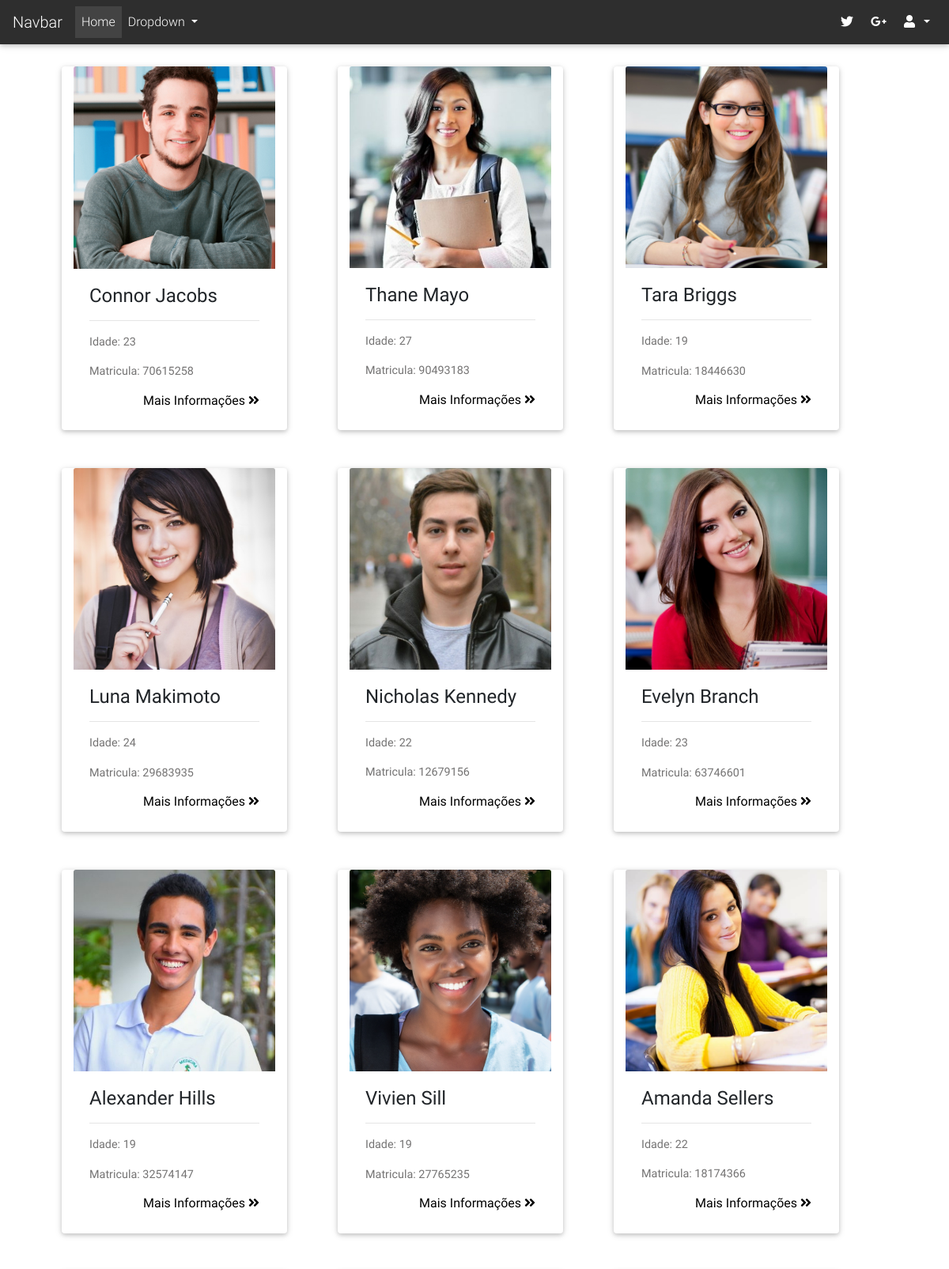
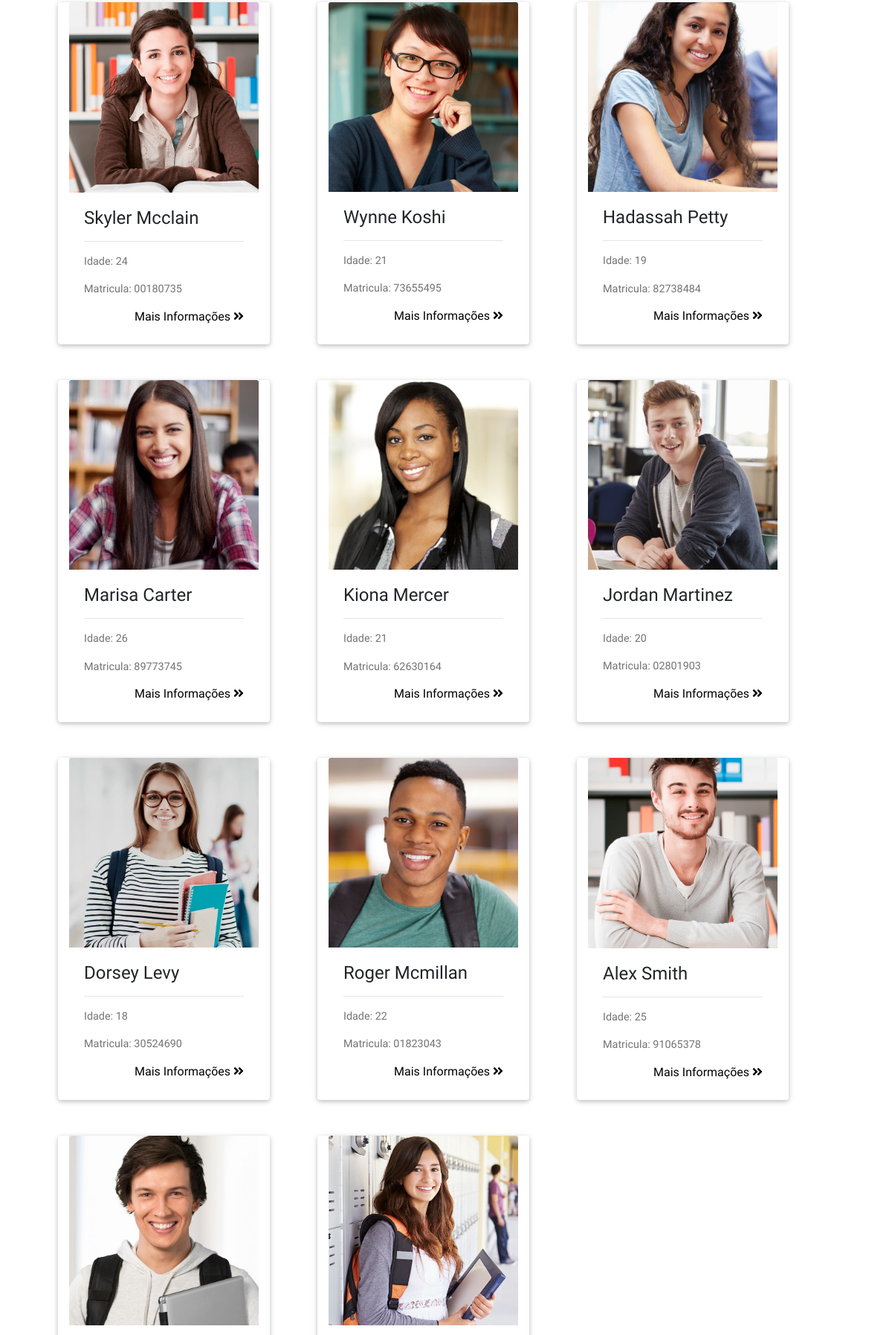
The page /alunos/alunos.php (upper part) on the database its author committed (2 pictures, top to bottom).
### tables this page shows
CREATE TABLE `alunos` (
  `id` mediumint(8) UNSIGNED NOT NULL,
  `nome` varchar(255) DEFAULT NULL,
  `idade` mediumint(9) DEFAULT NULL,
  `matricula` varchar(255) DEFAULT NULL
);

### alunos/libraries/Alunos.php (the view)
<?php
class Alunos{
 public $nome;
 public $idade;
 public $matricula;
 public $imagem;
function __construct($name, $idd, $matri, $image) {
  $this->nome = $name;
  $this->idade = $idd;
  $this->matricula = $matri;
  $this->imagem = $image;
  }
public function getHTML() {
    $html = '
<div class="card col-md-3 my-4 ml-5 mr-3 ">
  <div class="view overlay">
    <img class="card-img-top" src="img/'.$this->imagem.'.jpg" alt="Card image cap">
    <a>
      <div class="mask rgba-white-slight"></div>
    </a>
   </div>
        <div class="card-body">
        <h4 class="card-title"><a>'.$this->nome.'</a></h4>
        <hr>
        <p class="card-text">Idade: '.$this->idade.'</p>
        <p class="card-text">Matricula: '.$this->matricula.'</p>
        <a href="#!" class="black-text d-flex justify-content-end"><h6>Mais Informações <i class="fas fa-angle-double-right"></i>           </h6></a>
        </div>
</div>';
 return $html;
}
}

### alunos/alunos.php (shortened to what this page needs)
<?php
include APPPATH.'../views/header.php';
include APPPATH.'../views/navbar.php';
include 'libraries/Alunos.php';
$seleciona = "SELECT * FROM alunos";
$conbd = new mysqli('localhost','root','','base_dados_loo');
$rs = $conbd->query($seleciona);
$html = '';
while($alunos = $rs->fetch_assoc()) {
    $nome = $alunos['nome'];
    $idade = $alunos['idade'];
    $matricula = $alunos['matricula'];
    $image = $alunos['id'];
    $aluno = new Alunos($nome, $idade,$matricula,$image);
    $html .= $aluno->getHTML();
}
include 'views/info.php';
include APPPATH.'../views/footer.php';
?>

### rows shown on the page
alunos: shows a picture, nome "Connor Jacobs", idade "23", matricula "70615258"
alunos: shows a picture, nome "Thane Mayo", idade "27", matricula "90493183"
alunos: shows a picture, nome "Tara Briggs", idade "19", matricula "18446630"
alunos: shows a picture, nome "Luna Makimoto", idade "24", matricula "29683935"
alunos: shows a picture, nome "Nicholas Kennedy", idade "22", matricula "12679156"
alunos: shows a picture, nome "Evelyn Branch", idade "23", matricula "63746601"
alunos: shows a picture, nome "Alexander Hills", idade "19", matricula "32574147"
alunos: shows a picture, nome "Vivien Sill", idade "19", matricula "27765235"
alunos: shows a picture, nome "Amanda Sellers", idade "22", matricula "18174366"
alunos: shows a picture, nome "Skyler Mcclain", idade "24", matricula "00180735"
alunos: shows a picture, nome "Wynne Koshi", idade "21", matricula "73655495"
alunos: shows a picture, nome "Hadassah Petty", idade "19", matricula "82738484"
alunos: shows a picture, nome "Marisa Carter", idade "26", matricula "89773745"
alunos: shows a picture, nome "Kiona Mercer", idade "21", matricula "62630164"
alunos: shows a picture, nome "Jordan Martinez", idade "20", matricula "02801903"
alunos: shows a picture, nome "Dorsey Levy", idade "18", matricula "30524690"
alunos: shows a picture, nome "Roger Mcmillan", idade "22", matricula "01823043"
alunos: shows a picture, nome "Alex Smith", idade "25", matricula "91065378"
alunos: shows a picture
alunos: shows a picture
